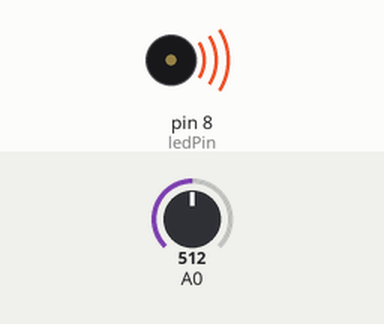
Recording of a sketch running on a simulated Arduino Uno, built with avr-gcc and run on an emulated ATmega328P. On the bench: buzzer (waves = sounding). The inputs (shaded band) are chosen by the test bench; at power-on: A0 = 512. What the sketch prints to the serial monitor is not drawn.

Above: at 0.1 s.
Timing chart, 0 to 1.6 s (numbered marks = the images above):
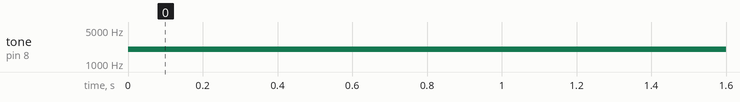

The sketch:

joystick_X_theremin.ino
```cpp
int sensorValue;

const int ledPin = 8;

void setup(){


 Serial.begin(9600);

} //Fin de la funcion setup.

void loop() {


        sensorValue = analogRead(A0);
        Serial.println(sensorValue);

int pitch = map(sensorValue, 0, 1024, 50, 4000);

     tone(8,pitch,20);

         delay(10);


}
```

Measured:
- by itself, tone on pin 8 (ledPin): silent → 2025 Hz at 0.00 s
